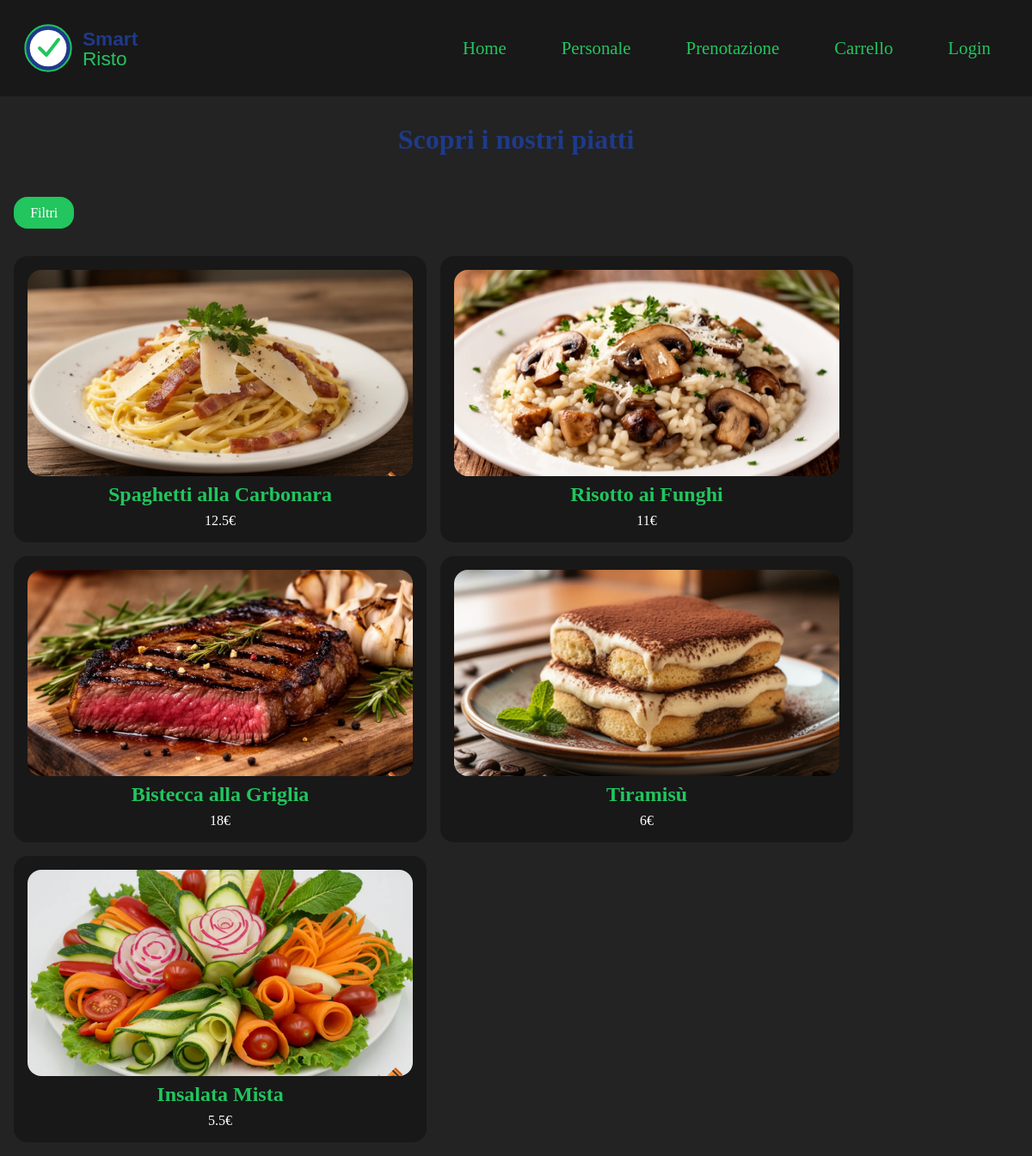
The page /sito/index.php on the database its author committed.
### tables this page shows
CREATE TABLE Piatti(
    IDPiatto INT(2) UNSIGNED ZEROFILL AUTO_INCREMENT NOT NULL PRIMARY KEY,
    Nome VARCHAR(40) NOT NULL,
    Prezzo FLOAT(4,2) NOT NULL,
    Immagine VARCHAR(7) NOT NULL,
    INDEX(IDPiatto),
    CHECK (Prezzo > 0)
);

### sito/index.php (the view, shortened to what this page needs)
<?php
    try{
        include("inc/startConn.php");
?>
<html lang="it">
    <head>
        <link rel="stylesheet" href="css/style.css">
        <link rel="stylesheet" href="css/header.css">
        <link rel="stylesheet" href="css/index.css">
        <link rel="stylesheet" href="css/card.css">
    </head>
    <body>
        <header>
            <img class="logo" src="img/smartristo_logo.svg" alt="Smart Risto">
            <ul class="menu">
                <li><a href="index.php">Home</a></li>
                <li><a href="personale.php">Personale</a></li>
                <li><a href="prenotazione.php">Prenotazione</a></li>
                <li><a href="carrello.php">Carrello</a></li>
                <li><a href="login.php">Login</a></li>
            </ul>
        </header>
        <h1 class="titoloPagina">Scopri i nostri piatti</h1>
        <div class="filtri-contenitore">
            <label for="filtri" class="bottone-filtri">Filtri</label>
        </div>
        <?php
            $sql = "SELECT * FROM piatti ";
            $results = $conn->query($sql);
            if($results->rowCount() < 1){
                echo "<h1 class='titoloPagina'>Al momento non abbiamo nessun piatto disponibile</h1>";
            }else{
                $tabella = $results->fetchAll(PDO::FETCH_ASSOC);
                echo "<div class='card-container'>";
                foreach($tabella as $piatto){
                    echo "  <a href='visualizzaPiatto.php?idPiatto=$piatto[IDPiatto]'>";
                    echo "      <div class='card'>";
                    echo "          <img class='card-img' src='img/piatti/$piatto[Immagine]'>";
                    echo "          <h2 class='card-titolo'>$piatto[Nome]</h2>";
                    echo "          <p class='card-testo'>$piatto[Prezzo]€</p>";
                    echo "      </div>";
                    echo "  </a>";
                }
                echo "</div>";
            }
        ?>
        <?php
            }catch(PDOException $e){
                echo "<h2 style='color:red; font-weight:bold'>".$e->getMessage()."</h2>";
            }
        ?>
    </body>
</html>

### sito/css/style.css (style rules this page uses)
:root { --nero: #181818; --nero-chiaro: #232323; --blu: #1e3a8a; --verde: #22c55e; --bianco: #ffffff; }
* { margin: 0; padding: 0; box-sizing: border-box; }
body { background: var(--nero-chiaro); }
body .titoloPagina { color: var(--blu); text-align: center; justify-content: center; padding: 2rem; }

### sito/css/header.css (style rules this page uses)
:root { --nero: #181818; --nero-chiaro: #232323; --blu: #1e3a8a; --verde: #22c55e; --bianco: #ffffff; }
header { background: var(--nero); position: sticky; padding: 1rem; width: 100%; display: flex; align-items: center; justify-content: space-between; }
header .logo { height: 5rem; }
header .menu { display: flex; flex-direction: row; justify-content: flex-end; align-items: center; border: none; }
header .menu a { color: var(--verde); border-radius: 1rem; padding: 2rem; font-size: 1.3rem; text-decoration: none; }
header .menu li { list-style: none; }

### sito/css/index.css (style rules this page uses)
:root { --nero: #181818; --nero-chiaro: #232323; --blu: #1e3a8a; --verde: #22c55e; --bianco: #ffffff; }
.filtri-contenitore { display:flex; align-items:center; gap:1rem; margin:1rem; }
.bottone-filtri { padding: 0.6rem 1.2rem; color: var(--bianco); background: var(--verde); border-radius: 1rem; cursor: pointer; }

### sito/css/card.css (style rules this page uses)
:root { --nero: #181818; --nero-chiaro: #232323; --blu: #1e3a8a; --verde: #22c55e; --bianco: #ffffff; }
.card-container { display: flex; gap: 1rem; padding: 1rem; flex-wrap: wrap; }
.card-container a { text-decoration: none; }
.card { background: var(--nero); width: 30rem; border-radius: 1rem; padding: 1rem; align-items: center; }
.card-img { width: 100%; height: 15rem; border-radius: 1rem; object-fit: cover; }
.card-titolo { color: var(--verde); text-align: center; padding: 0.5rem; }
.card-testo { color: var(--bianco); text-align: center; }

### rows shown on the page
piatti: Immagine (picture), Nome "Spaghetti alla Carbonara", Prezzo "12.5"
piatti: Immagine (picture), Nome "Risotto ai Funghi", Prezzo "11"
piatti: Immagine (picture), Nome "Bistecca alla Griglia", Prezzo "18"
piatti: Immagine (picture), Nome "Tiramisù", Prezzo "6"
piatti: Immagine (picture), Nome "Insalata Mista", Prezzo "5.5"
